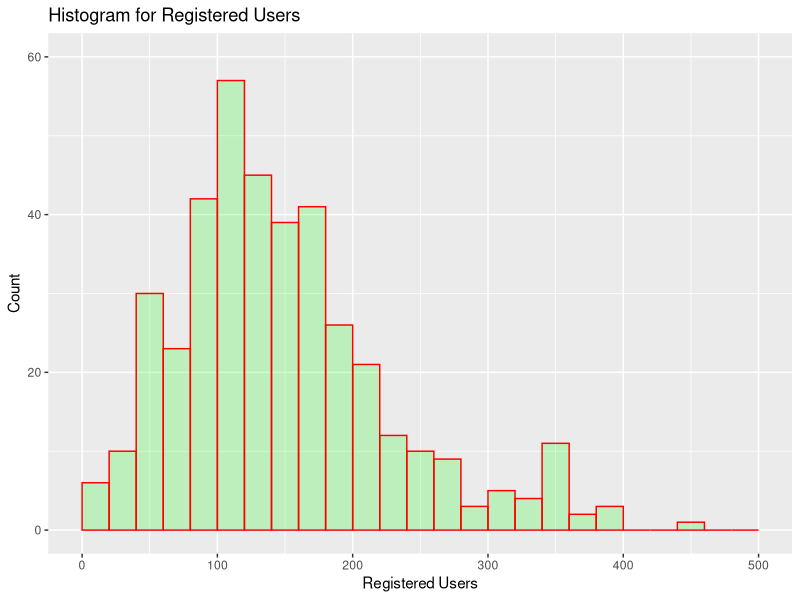
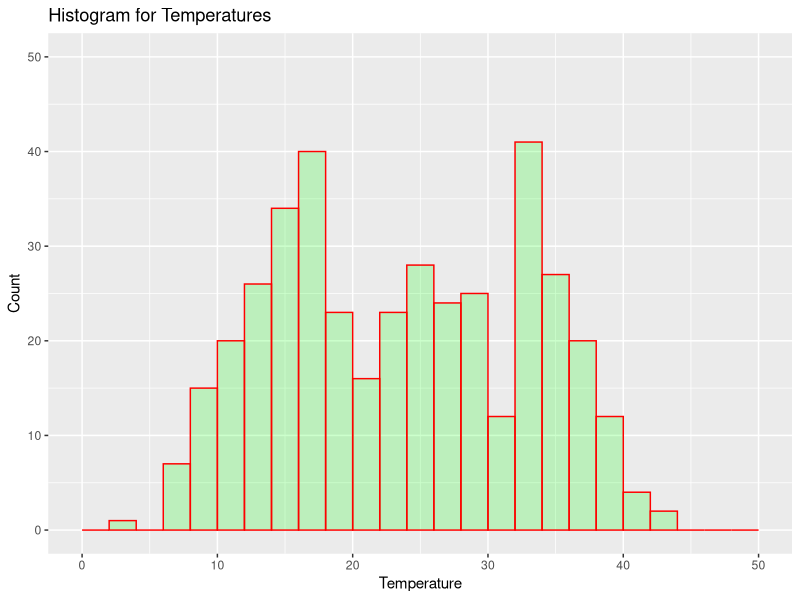
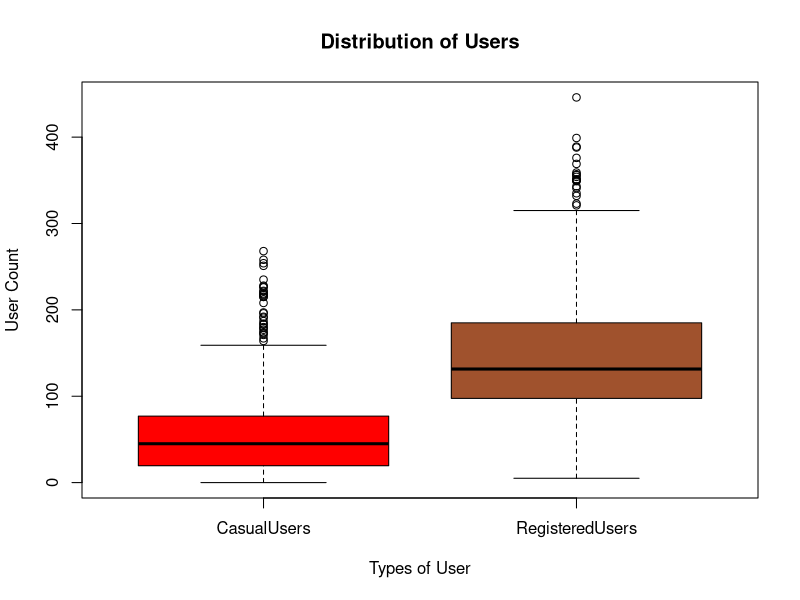
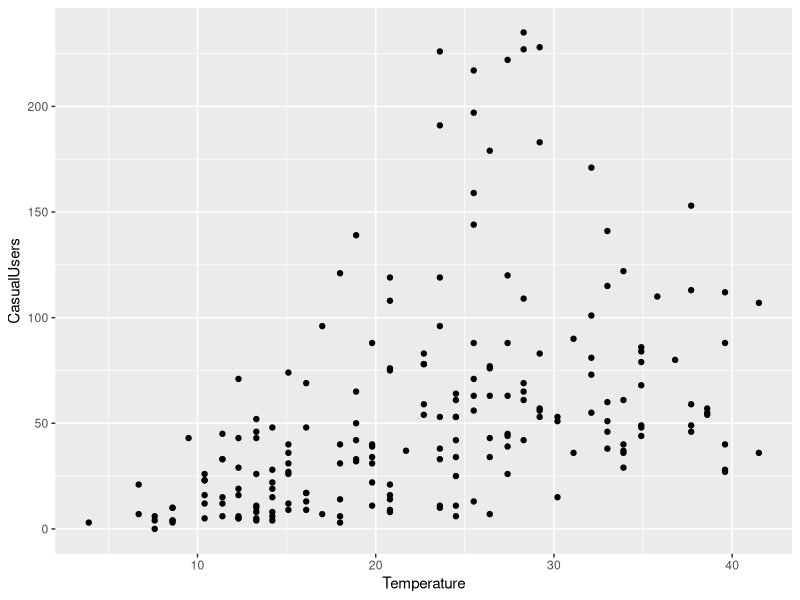

Write R code to recreate these figures, in order.
## ---- chunk 1
knitr::opts_chunk$set(echo = TRUE)
## ---- chunk 2
rm(list=ls())
gc()
## ---- chunk 3
library(dplyr)
library(ggplot2)
## ---- chunk 4
the.data<-as.matrix(read.table("data/BikeShareTabSep.txt"))
#nrow(the.data)
my.data <- the.data [sample(1:727,400),c(1:9)]
write.table(my.data,"data/ritesh-218211529-BikeShareMyData.txt")

## ---- chunk 5
# Column Names
col.names <- 
  c("Season", "WorkingDay", "Weather", "Temperature", "FeelingTemperature", 
    "Humidity", "Windspeed", "CasualUsers", "RegisteredUsers")
# Set the column names
colnames(my.data) <- col.names
my.data.df <- as.data.frame(my.data)

# Convert columns to categorical type
my.data.df$Season <-as.factor(my.data.df$Season)
my.data.df$WorkingDay <-as.factor(my.data.df$WorkingDay)
my.data.df$Weather <-as.factor(my.data.df$Weather)

# Data Summary
summary(my.data.df)
#View(my.data.df)
## ---- chunk 6
# Registered User Histogram
ggplot(
  data = my.data.df,
  aes(my.data.df$RegisteredUsers)) +
    geom_histogram(
      breaks = seq(0, 500, by = 20),
      col = "red",
      fill = "green",
      alpha = .2) +
    labs(title = "Histogram for Registered Users") +
    labs(x = "Registered Users", y="Count") + 
    xlim(c(0,500)) + 
    ylim(c(0,60))
## ---- chunk 7
# Temperature Histogram
ggplot(
  data = my.data.df,
  aes(my.data.df$Temperature)) +
    geom_histogram(
      breaks = seq(0, 50, by = 2),
      col = "red",
      fill = "green",
      alpha = .2) +
    labs(title = "Histogram for Temperatures") +
    labs(x = "Temperature", y="Count") + 
    xlim(c(0,50)) + 
    ylim(c(0,50))
## ---- chunk 8
message("Five Number Summary for 'Casual Users': ")
message(sprintf(
  "Minimum value  = %s\nLower Quartile = %s\nMedian = %s\nHiger Quartile = %s\nMaximum Value = %s\n", 
  min(my.data.df$CasualUsers), 
  quantile(my.data.df$CasualUsers, 0.25),
  median(my.data.df$CasualUsers),
  quantile(my.data.df$CasualUsers, 0.75),
  max(my.data.df$CasualUsers)))

message("Mean for 'Casual Users': = ", mean(my.data.df$CasualUsers))

message("\nFive Number Summary for 'Registered users': ")
message(sprintf(
  "Minimum value  = %s\nLower Quartile = %s\nMedian = %s\nHiger Quartile = %s\nMaximum Value = %s\n", 
  min(my.data.df$RegisteredUsers), 
  quantile(my.data.df$RegisteredUsers, 0.25),
  median(my.data.df$RegisteredUsers),
  quantile(my.data.df$RegisteredUsers, 0.75),
  max(my.data.df$RegisteredUsers)))

message("Mean for 'Registered users' = ", mean(my.data.df$RegisteredUsers))

## ---- chunk 9

boxplot(
  my.data.df[c("CasualUsers", "RegisteredUsers")], 
  main="Distribution of Users",
  xlab="Types of User", 
  ylab="User Count",
  col = c("red","sienna"),
  at = c(1,2), 
  #par(mar = c(12, 5, 4, 2) + 0.1),
  names = c("CasualUsers", "RegisteredUsers"))


## ---- chunk 10
ggplot(head(my.data.df,200), aes(x=Temperature, y=CasualUsers)) + geom_point()

## ---- chunk 11


